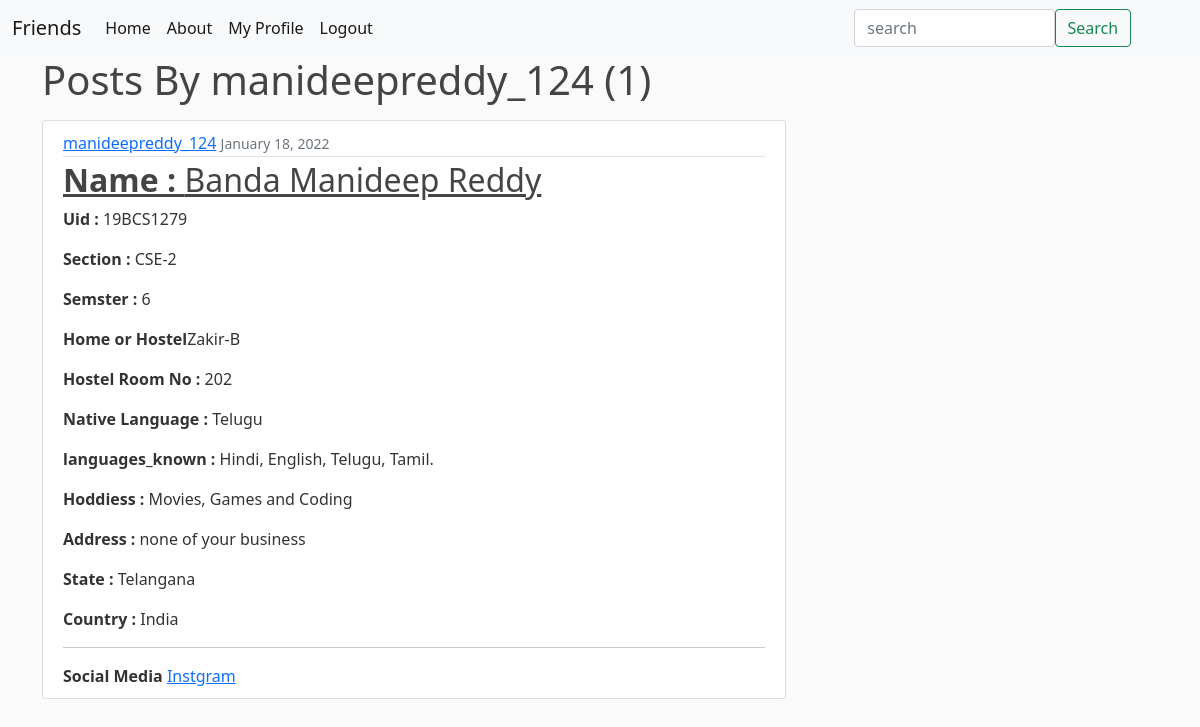
The app's page /user/manideepreddy_124 (signed in) with its own data.
### blog/models.py (models this page shows, shortened)
class Post(models.Model):
    name        = models.CharField(max_length=100)
    user_posted = models.ForeignKey(User, on_delete=models.CASCADE)
    uid         = models.CharField(max_length=10, unique=True)
    section     = models.CharField(max_length=10, blank=True)
    semster     = models.IntegerField( blank=True)
    hostel_or_Home  = models.CharField(max_length=20, blank=True)
    hostel_number   = models.PositiveIntegerField(default=None, blank=True)
    native_language = models.CharField(max_length=10, default=None)
    languages_known = models.CharField(max_length=100, default=None) # add languages functionality for next update
    hoddies     = models.CharField(max_length=100, blank=True)
    address     = models.TextField(default=None, blank=True)
    state       = models.CharField(max_length=40, default=None)
    country     = models.CharField(max_length=20, default='India')
    instagram   = models.CharField(max_length=100, default=None, blank=True)
    gmail       = models.EmailField(max_length=100, blank=True)
    linkdin     = models.CharField(max_length=100, default=User, blank=True)
    whatsapp    = models.CharField(max_length=100, default=User, blank=True)
    date_posted = models.DateTimeField(default=timezone.now)

### blog/views.py (the view)
# urls.py: path('user/<str:username>', login_required(UserPostListView.as_view()), name='user-posts'),
class UserPostListView(ListView):
    model = Post
    template_name = 'blog/user_posts.html'
    context_object_name = 'posts'
    ordering = ['-date_posted']
    paginate_by = 2
    def get_queryset(self):
        user = get_object_or_404(User, username=self.kwargs.get('username'))
        return Post.objects.filter(user_posted=user).order_by('-date_posted')

### blog/templates/blog/user_posts.html (shortened to what this page needs)
{% extends 'blog/base.html' %}
{% block content %}
    <h1 class="mb-3">Posts By {{view.kwargs.username}} ({{page_obj.paginator.count}})</h1>
    {% for post in posts %}
    <article class="media content-section">
        <div class="media-body">
        <div class="article-metadata">
            <a class="mr-2" href="{%url 'user-posts' post.user_posted.username %}">{{ post.user_posted }}</a>
            <small class="text-muted">{{ post.date_posted|date:"F d, Y" }}</small>
        </div>
        {% if  post.name %}
        <h2><a class="article-title" href="{%url 'post-detail' post.id%}"><b>Name : </b>{{ post.name }}</a></h2>
        {% endif %}
        {% if  post.uid %}
        <p class="article-content"> <b>Uid : </b> {{ post.uid }}</p>
        {% endif %}
        {% if  post.section %}
        <p class="article-content"><b>Section : </b>{{ post.section }}</p>
        {% endif %}
        {% if  post.semster %}
        <p class="article-content"><b>Semster : </b>{{ post.semster }}</p>
        {% endif %}
        {% if  post.hostel_or_Home %}
        <p class="article-content"><b>Home or Hostel</b>{{ post.hostel_or_Home }}</p>
        {% endif %}
        {% if  post.hostel_number %}
        <p class="article-content"><b>Hostel Room No : </b>{{ post.hostel_number }}</p>
        {% endif %}
        {% if  post.native_language %}
        <p class="article-content"><b>Native Language : </b>{{ post.native_language }}</p>
        {% endif %}
        {% if  post.languages_known %}
        <p class="article-content"><b>languages_known : </b>{{ post.languages_known }}</p>
        {% endif %}
        {% if  post.hoddies %}
        <p class="article-content"><b>Hoddiess : </b>{{ post.hoddies }}</p>
        {% endif %}
        {% if  post.address %}
        <p class="article-content"><b>Address : </b>{{ post.address }}</p>
        {% endif %}
        {% if  post.state %}
        <p class="article-content"><b>State : </b>{{ post.state }}</p>
        {% endif %}
        {% if  post.country %}
        <p class="article-content"><b>Country : </b>{{ post.country }}</p>
        {% endif %}
        </div>
        <hr>
        <div>
            <b>Social Media</b>
        {% if  post.instagram %}
            <a href="https://instagram.com/{{post.instagram}}" target="_blank">Instgram</a>
            {% endif %}
        </div>
    </article>
{% endfor %}
{% endblock %}

### blog/static/blog/main.css (style rules this page uses)
body { background: #fafafa; color: #333333; }
h1, h2, h3, h4, h5, h6 { color: #444444; }
.content-section { background: #ffffff; padding: 10px 20px; border: 1px solid #dddddd; border-radius: 3px; margin-bottom: 20px; }
.article-title { color: #444444; }
.article-content { white-space: pre-line; }
.article-metadata { padding-bottom: 1px; margin-bottom: 4px; border-bottom: 1px solid #e3e3e3 }

### records on screen
Post: user_posted "manideepreddy_124", date_posted "January 18, 2022", name "Banda Manideep Reddy", uid "19BCS1279", section "CSE-2", semster "6", hostel_or_Home "Zakir-B", hostel_number "202", native_language "Telugu", languages_known "Hindi, English, Telugu, Tamil.", hoddies "Movies, Games and Coding", address "none of your business", state "Telangana", country "India"

### other values on screen
{{ view.kwargs.username }} "manideepreddy_124"
{{ page_obj.paginator.count }} "1"
